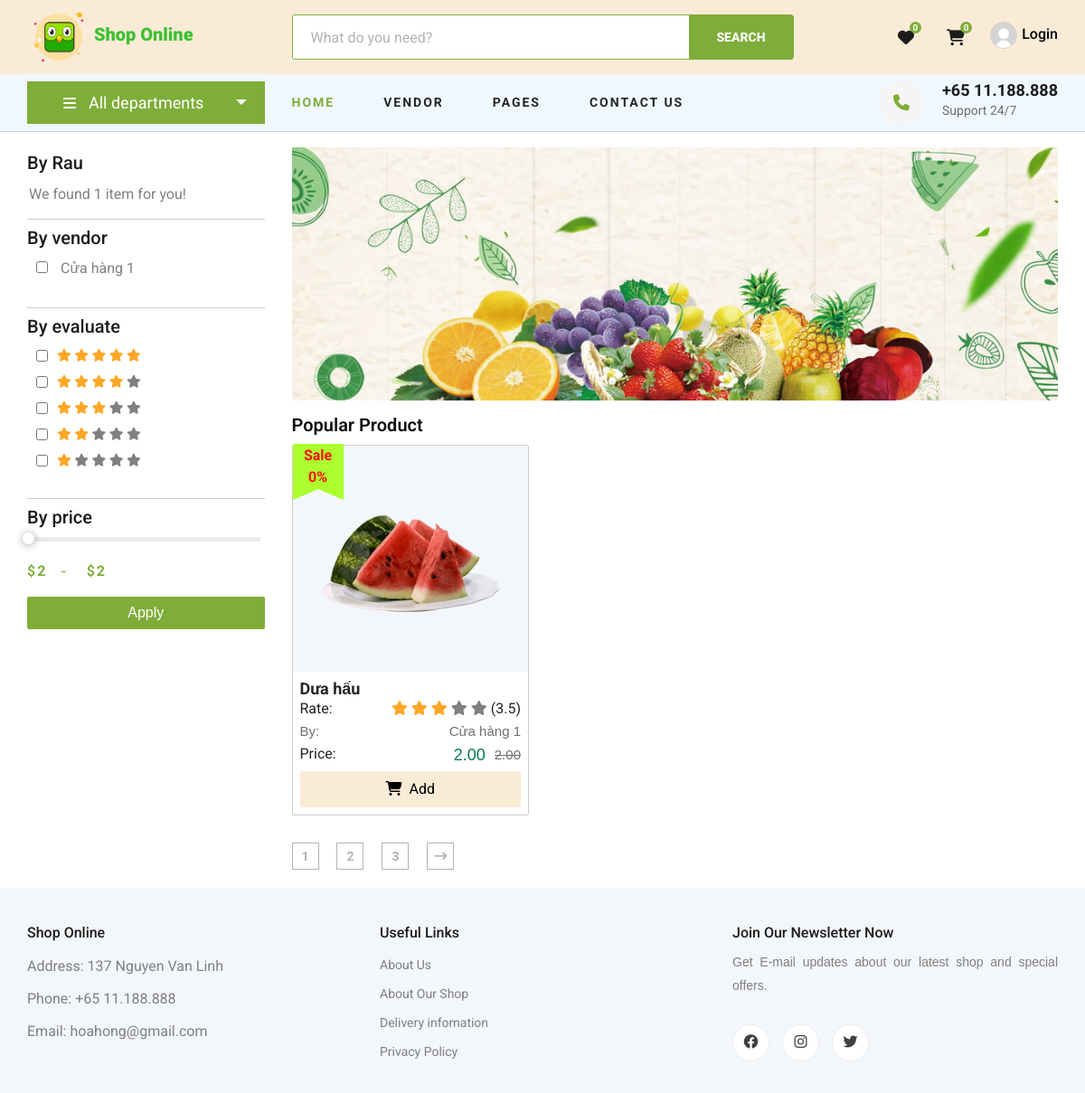
Page /category/cath2gf142ea5/ on the committed database.
### core/models.py (models this page shows, shortened)
class Category(models.Model):
    cid = ShortUUIDField(unique=True, length=10, max_length=20, prefix="cat", alphabet="abcdefgh12345")
    title = models.CharField(max_length=100)
    image = models.ImageField(upload_to="category")
    class Meta:
        verbose_name_plural = "Categories"

class Vendor(models.Model):
    vid = ShortUUIDField(unique=True, length=10, max_length=20, prefix="ven", alphabet="abcdefgh12345")
    title = models.CharField(max_length=100, default="Nestify")
    image = models.ImageField(upload_to=user_directory_path, default="vender.png")
    image_cover = models.ImageField(upload_to=user_directory_path, default="vender.png")
    description = RichTextUploadingField(null=True, blank=True)
    address = models.CharField(max_length=100, default="490 Truong Chinh Street.")
    contact = models.CharField(max_length=100, default="+(84) 344 342 295")
    chat_resp_time = models.CharField(max_length=100, default="100")
    shipping_on_time = models.CharField(max_length=100, default="100")
    authentic_rating = models.CharField(max_length=100, default="100")
    days_return = models.CharField(max_length=100, default="100")
    warranty_period = models.CharField(max_length=100, default="100")
    user = models.ForeignKey(User, on_delete=models.CASCADE, null=True)
    class Meta:
        verbose_name_plural = "Vendors"

class Product(models.Model):
    pid = ShortUUIDField(unique=True, length=10, max_length=20, alphabet="abcdefgh12345")
    title = models.CharField(max_length=100, default="Fresh Pear")
    image = models.ImageField(upload_to=user_directory_path, default="product.png")
    description = RichTextUploadingField(null=True, blank=True, default="This is product")
    price = models.DecimalField(decimal_places=2, max_digits=50, default=2)
    old_price = models.DecimalField(decimal_places=2, max_digits=50, default=2)
    specifications = RichTextUploadingField(null=True, blank=True)
    product_status = models.CharField(choices=STATUS, default="in_review", max_length=50)
    type = models.CharField(max_length=100, default="Organic", null=True, blank=True)
    stock = models.CharField(max_length=100, default="10", null=True, blank=True)
    life = models.CharField(max_length=100, default="100 days", null=True, blank=True)
    mfd = models.DateTimeField(auto_now_add=False, null=True, blank=True)
    status = models.BooleanField(default=True)
    in_stock = models.BooleanField(default=True)
    featured = models.BooleanField(default=False)
    digital = models.BooleanField(default=False)
    sku = ShortUUIDField(unique=True, length=4, max_length=10, prefix="sku")
    date = models.DateTimeField(auto_now_add=True)
    updated = models.DateTimeField(null=True, blank=True)
    user = models.ForeignKey(User, on_delete=models.CASCADE, null=True)
    category = models.ForeignKey(Category, on_delete=models.CASCADE, null=True, related_name='category')
    tags = TaggableManager(blank=True)
    vendor = models.ForeignKey(Vendor, on_delete=models.CASCADE, null=True, related_name='vendor')
    class Meta:
        verbose_name_plural = "Products"
    def get_precentage(self):
        new_price = (self.price / self.old_price)*100
        return round(100 - new_price)

### core/views.py (the view)
# urls.py: path('category/<cid>/', category_product_list, name='category'),
def category_product_list(request, cid):
    vendors = Vendor.objects.all()
    category = Category.objects.get(cid=cid);
    products = Product.objects.filter(category=category, product_status="published");
    txt_search = category.title
    content = {'category' : category, 'products' : products,\
                'txt_search': txt_search, "vendors" : vendors}
    return render(request, 'core/category.html', content)

### core/default.py (called while the page is built)
def default(request):
    categorys = Category.objects.all()
    min_max_price = Product.objects.aggregate(Min("price"), Max("price"))
    try:
        count_wishlist = Wishlish.objects.filter(user=request.user).count()
    except: count_wishlist = 0;
    return {
        'min_max_price' : min_max_price,
        'categorys' : categorys,
        'count_wishlist' : count_wishlist
    }

### templates/core/category.html (shortened to what this page needs)
{% extends 'core/base.html' %}
{% load static %}
{% block content %}
    <section class="product">
        <div class="container">
            <div class="row">
                <div class="col-lg-3 filter">
                    <div class="sidebar">
                        <div class="sidebar__item">
                            <h4 data='' value=''>By {{ txt_search }}</h4>
                            <ul>
                                <li><a href="#">We found {{ products.count }} item for you!</a></li>
                            </ul>
                        </div>
                        <div class="sidebar__item sidebar__item__color--option view-top">
                            <h4>By vendor</h4>
                            {% for vendor in vendors %}
                            <div class="sidebar__item__vendor">
                                <label for="{{vendor.title}}">
                                    <input class="filter-checkbox" type="checkbox" id="{{vendor.title}}" data-filter='vendor' value='{{vendor.id}}'>
                                    <a href="#">{{vendor.title}}</a>
                                </label>
                            </div>
                            {% endfor %}
                        </div>
                        <div class="sidebar__item view-top">
                            <h4>By evaluate</h4>
                            <div class="sidebar__item__evaluate">
                                <label for="1">
                                    <input class="filter-checkbox" type="checkbox" id="5" data-filter='evaluate' value='5'>
                                    <div class="featured__item__rate-content">
                                        <i class="featured__item__rate--yellow fa fa-star" aria-hidden="true"></i>
                                        <i class="featured__item__rate--yellow fa fa-star" aria-hidden="true"></i>
                                        <i class="featured__item__rate--yellow fa fa-star" aria-hidden="true"></i>
                                        <i class="featured__item__rate--yellow fa fa-star" aria-hidden="true"></i>
                                        <i class="featured__item__rate--yellow fa fa-star" aria-hidden="true"></i>
                                    </div>
                                </label>
                            </div>
                            <div class="sidebar__item__evaluate">
                                <label for="2">
                                    <input class="filter-checkbox" type="checkbox" id="4" data-filter='evaluate' value='4'>
                                    <div class="featured__item__rate-content">
                                        <i class="featured__item__rate--yellow fa fa-star" aria-hidden="true"></i>
                                        <i class="featured__item__rate--yellow fa fa-star" aria-hidden="true"></i>
                                        <i class="featured__item__rate--yellow fa fa-star" aria-hidden="true"></i>
                                        <i class="featured__item__rate--yellow fa fa-star" aria-hidden="true"></i>
                                        <i class="fa fa-star" aria-hidden="true"></i>
                                    </div>
                                </label>
                            </div>
                            <div class="sidebar__item__evaluate">
                                <label for="3">
                                    <input class="filter-checkbox" type="checkbox" id="3" data-filter='evaluate' value='3'>
                                    <div class="featured__item__rate-content">
                                        <i class="featured__item__rate--yellow fa fa-star" aria-hidden="true"></i>
                                        <i class="featured__item__rate--yellow fa fa-star" aria-hidden="true"></i>
                                        <i class="featured__item__rate--yellow fa fa-star" aria-hidden="true"></i>
                                        <i class="fa fa-star" aria-hidden="true"></i>
                                        <i class="fa fa-star" aria-hidden="true"></i>
                                    </div>
                                </label>
                            </div>
                            <div class="sidebar__item__evaluate">
                                <label for="4">
                                    <input class="filter-checkbox" type="checkbox" id="2" data-filter='evaluate' value='2'>
                                    <div class="featured__item__rate-content">
                                        <i class="featured__item__rate--yellow fa fa-star" aria-hidden="true"></i>
                                        <i class="featured__item__rate--yellow fa fa-star" aria-hidden="true"></i>
                                        <i class="fa fa-star" aria-hidden="true"></i>
                                        <i class="fa fa-star" aria-hidden="true"></i>
                                        <i class="fa fa-star" aria-hidden="true"></i>
                                    </div>
                                </label>
                            </div>
                            <div class="sidebar__item__evaluate">
                                <label for="5">
                                    <input class="filter-checkbox" type="checkbox" id="1" data-filter='evaluate' value='1'>
                                    <div class="featured__item__rate-content">
                                        <i class="fa fa-star featured__item__rate--yellow" aria-hidden="true"></i>
                                        <i class="fa fa-star" aria-hidden="true"></i>
                                        <i class="fa fa-star" aria-hidden="true"></i>
                                        <i class="fa fa-star" aria-hidden="true"></i>
                                        <i class="fa fa-star" aria-hidden="true"></i>
                                    </div>
                                </label>
                            </div>
                        </div>
                        <div class="sidebar__item view-top">
                            <h4>By price</h4>
                            <div class="price-range-wrap">
                                <div class="price-range ui-slider ui-corner-all ui-slider-horizontal ui-widget ui-widget-content"
                                    data-min="{{ min_max_price.price__min | floatformat:0 }}" data-max="{{ min_max_price.price__max | floatformat:0 }}">
                                    <span tabindex="0" class="ui-slider-handle ui-corner-all ui-state-default"></span>
                                </div>
                                <div class="range-slider">
                                    <div class="price-input">
                                        $<input type="text" id="minamount">
                                        $<input type="text" id="maxamount">
                                    </div>
                                </div>
                                <div class="range-confirm btn-price" onClick="filterPriceFC()">
                                    <p>Apply</p>
                                </div>
                            </div>
                        </div>
                    </div>
                </div>
                <div class="col-lg-9 col-md-12 product-content">
                    <div class="hero">
                        <div class="row">
                            <div class="col-lg-12">
                                <div class="set-bg banner" data-setbg="{% static 'img/banner/contact_us_banner.jpg' %}">
                                </div>
                            </div>
                        </div>
                    </div>
                    <div class="row">
                        <div class="col-lg-3 col-md-3 col-sm-4">
                            <div class="section-title">
                                <h3>Popular Product</h3>
                            </div>
                        </div>
                        <div class="col-lg-9 col-md-9 col-sm-8">
                        </div>
                    </div>
                    <div class="row featured__filter" id="filter-product">
                        {% for product in products %}
                        <div class="col-lg-4 col-md-4 col-sm-6 mix">
                            <div class="featured__item">
                                <div class="featured__item__pic set-bg" data-setbg="{{ product.image.url }}">
                                </div>
                                <div class="featured__item__text">
                                    <h6><a href="#">{{ product.title }}</a></h6>
                                    <div class="featured__item__rate">
                                        <span>Rate: </span>
                                        <div class="featured__item__rate-content">
                                            <i class="featured__item__rate--yellow fa fa-star" aria-hidden="true"></i>
                                            <i class="featured__item__rate--yellow fa fa-star" aria-hidden="true"></i>
                                            <i class="featured__item__rate--yellow fa fa-star" aria-hidden="true"></i>
                                            <i class="fa fa-star" aria-hidden="true"></i>
                                            <i class="fa fa-star" aria-hidden="true"></i>
                                            <span>(3.5)</span>
                                        </div>
                                    </div>
                                    <div class="featured__item__weight">
                                        <p>By: </p>
                                        <p>{{ product.vendor.title}}</p>
                                    </div>
                                    <div class="featured__item__price">
                                        <span>Price: </span>
                                        <div class="featured__item__price-content">
                                            <p class="product__details__price-{{product.id}}" value="{{product.price}}" style="color: rgb(6, 120, 82); font-size: 18px;">{{ product.price }}</p>
                                            <p style="text-decoration:line-through;">{{ product.old_price }}</p>
                                        </div>
                                    </div>
                                    <button data-index="{{ product.id }}" class="btn-add-cart"><i class="fa fa-shopping-cart"></i>Add</button>
                                </div>
                                <div class="featured__item__sale">
                                    <span class="title">Sale</span>
                                    <span>{{ product.get_precentage }}%</span>
                                </div>
                            </div>
                        </div>
                        {% endfor %}
                    </div>
                    <div class="product__pagination">
                        <a href="#">1</a>
                        <a href="#">2</a>
                        <a href="#">3</a>
                        <a href="#"><i class="fa fa-long-arrow-right"></i></a>
                    </div>
                </div>
            </div>
        </div>
    </section>
{% endblock content %}

### rows in the picture
Category: title "Rau"
Vendor: title "Cửa hàng 1"
Product: title "Dưa hấu", vendor "Cửa hàng 1", price "2.00", old_price "2.00", get_precentage "0"

### other values in the picture
{{ count_wishlist }} "0"
{{ request.session.cart_data_obj | length }} "0"
{{ products.count }} "1"
